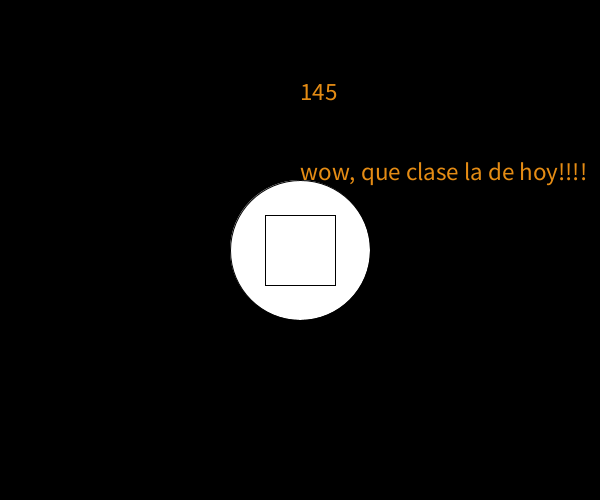
Frame 1 (no input)
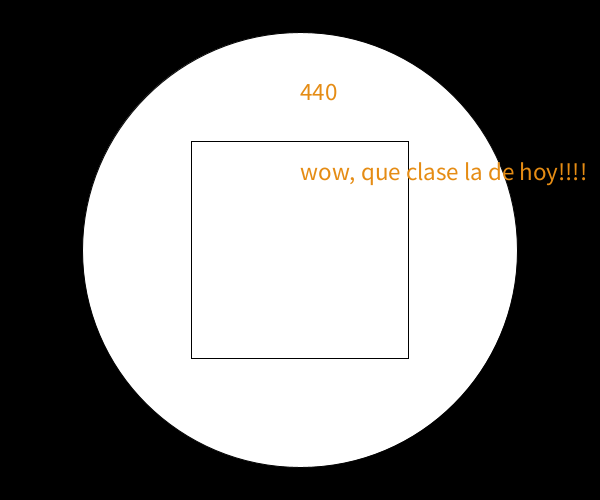
Frame 60 (the mouse pressed at the canvas centre just before this capture)
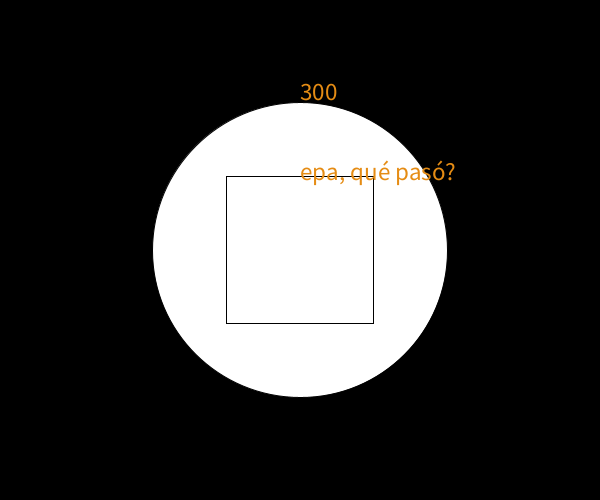
Frame 120 (the mouse held since frame 60 and released just before this capture)

The Processing sketch that drew these frames (run headless with seeded random() and noise(); from frame 60 on, the mouse is pressed at the canvas centre):

// Processing sketch: ejemplo3
// ── ejemplo3.pde
/* operadores matemáticos
 
 + suma
 - resta
 / división
 * multiplicación
 
 */
int diametro;
String mensaje; // tipo de dato de texto
void setup() {
  size(600, 500);
  diametro = 140;
  textSize(25);
  mensaje = "wow, que clase la de hoy!!!!";
}
void draw() {
  background(0);
  // ellipseMode(CORNER);
  fill(255);
  ellipse(width/2, height/2, diametro, diametro);
  rectMode(CENTER);
  rect(width/2, height/2, diametro/2, diametro/2);
  diametro = diametro + 5;
  fill(229, 140, 20);
  text(diametro, width/2, 100);

  text(mensaje, width/2, 180);
}
void mousePressed() {
  diametro = 0;
  mensaje ="epa, qué pasó?";
}
